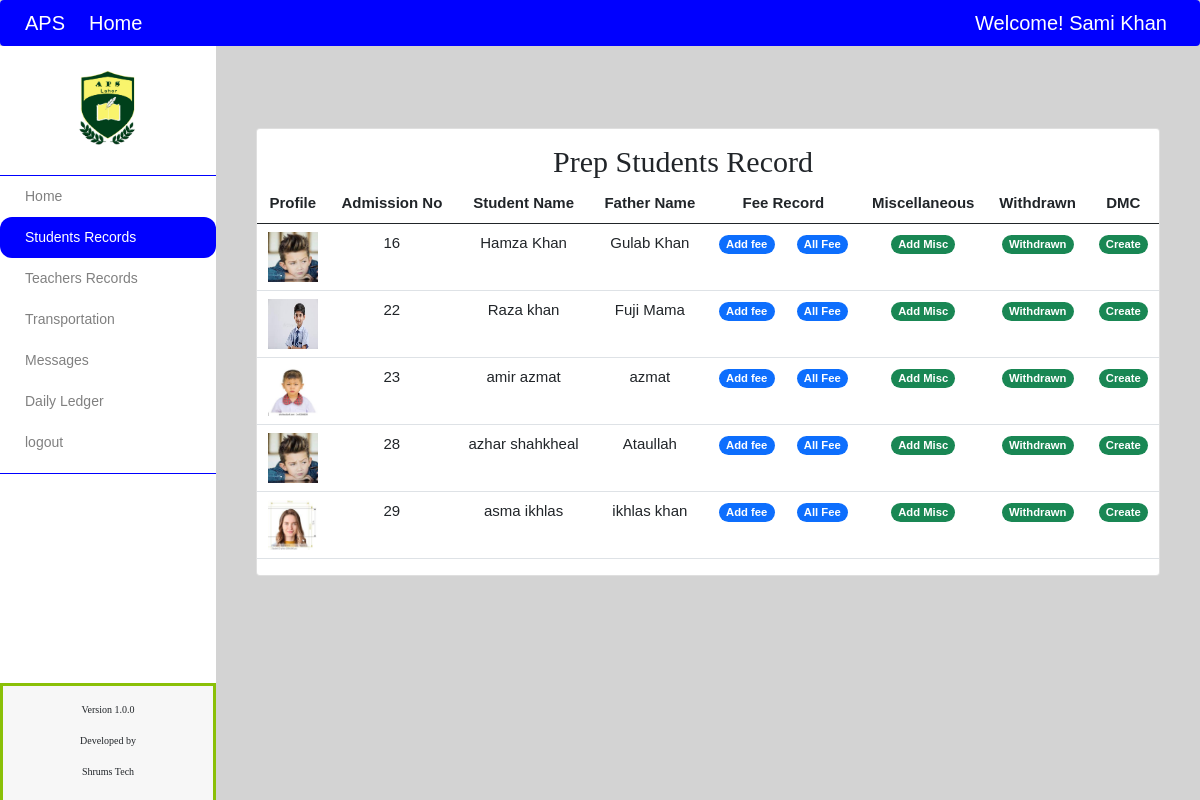
Screenshot of /all_student.php?class=Prep (signed in) with the database file from the repository.
### tables this page shows
CREATE TABLE `students` (
  `id` int(11) NOT NULL,
  `image` text NOT NULL,
  `first_name` text NOT NULL,
  `last_name` text NOT NULL,
  `father_name` text NOT NULL,
  `p_address` text NOT NULL,
  `m_address` text NOT NULL,
  `phone` text NOT NULL,
  `date_of_submission` date NOT NULL,
  `roll_no` text NOT NULL,
  `cnic` text NOT NULL,
  `class` text NOT NULL,
  `serial_no` text NOT NULL,
  `class_from_withdrawn` text NOT NULL,
  `date_of_withdrawn` date NOT NULL,
  `remarks` text NOT NULL,
  `date_of_birth` date NOT NULL,
  `father_occupation` text NOT NULL,
  `father_qualification` text NOT NULL,
  `mother_occupation` text NOT NULL,
  `mother_qualification` text NOT NULL,
  `religion` text NOT NULL,
  `caste` text NOT NULL,
  `hobbies` text NOT NULL,
  `sibling` text NOT NULL,
  `test_report` text NOT NULL,
  `admission_no` text NOT NULL
);

### all_student.php (the view, shortened to what this page needs)
<?php
include('cruds/insert.php');
$class=$_GET['class'];
$null="";
$all_stuents = mysqli_query($con,"SELECT * from students WHERE `class`= '$class'  and `class_from_withdrawn`='$null' order by id ");
?>
<!DOCTYPE html>
<html lang="en">
<head>
</head>
<body>
<?php
include('include/header.php');
?>
<nav
		class="navbar navbar-expand-lg navbar-dark custom-bg container-fluid navbar-toggler sticky-top">
		<div class="container-fluid">
			<a class="navbar-brand" href="index.php">APS</a>
			<div class="collapse navbar-collapse" id="navbarSupportedContent">
				<ul class="navbar-nav me-auto mb-2 mb-lg-0">
					<li class="nav-item"><a class="nav-link active"
						aria-current="page" href="index.php">Home</a></li>
				</ul>
				<ul class="navbar-nav text-right">
					<li class="nav-item"><a class="nav-link active"
						aria-current="page" href="#!">Welcome! <span
							><?php $firstname= $_SESSION['firstname']; $lastname=$_SESSION['lastname']; echo $firstname.' '.$lastname?></span></a></li>
				</ul>
			</div>
		</div>
	</nav>
	<div class="sidebar">
		<div class="text-center">
			<img class="logo" src="images/logo.png" alt="logo" />
		</div>
		<div class="main" id="main">
			<a href="index.php" class="item">Home</a>
            <a href="student_record.php" class="item item-select" >Students Records</a>
            <a href="teacher_record.php" class="item" >Teachers Records</a>
            <a href="transport_home.php" class="item " >Transportation</a>
			<a href="message_category.php" class="item " >Messages</a>
			<a href="daily_ledger.php" class="item " >Daily Ledger</a>
            <a class="nav-link active " aria-current="page" href="logout.php">logout</a>
		</div>
		<div class="card-footer text-center update fixed footer"
			style="position: absolute; bottom: 0px;">
			<p class="mt-2">Version 1.0.0</p>
			<p>Developed by</p>
			<p>Shrums Tech </p>
		</div>
	</div>
	<div class="content card-body">
		<div>
        <div class="container text-center "
			style="font-size: 15px; margin-bottom: 50px;">
			<div  class="alert" role="alert">
			</div>
			<card class="card">
			<table class="table rTable caption-top">
				<theader colspan="10"
					style="margin-top:10px;margin-right:50px; font-size:30px;font-family:bold;"
					><?php echo $class.' '; ?>Students
				Record</theader>
				<thead>
					<tr>
                        <th scope="col">Profile</th>
						<th scope="col">Admission No</th>
						<th scope="col">Student Name</th>
						<th scope="col">Father Name</th>
						<th scope="col" colspan="2">Fee Record</th>
                        <th scope="col">Miscellaneous</th>
                        <th scope="col">Withdrawn</th>
						<th scope="col">DMC</th>
					</tr>
				</thead>
				<tbody>
                <?php while($row = mysqli_fetch_array($all_stuents)) {?>
					<tr >
                        <td ><?php if($row['image']!=null){?>
							<img style="width: 50px; height: 50px;" src="images/student Images/<?php echo $row['image'];?>" alt="">
							<?php }else{?>
								<img style="width: 50px; height: 50px;" src="images/student.png" alt="">
								<?php }; ?></td>
						<td ><?php echo $row['admission_no'];?></td>
						<td ><?php echo $row['first_name'].' '.$row['last_name'];?></td>
						<td ><?php echo $row['father_name'];?></td>
						<td > <a href=""	data-bs-toggle="modal" data-bs-target="#addFee"
                        class="badge bg-primary rounded-pill" onclick="addFee('<?php echo $row['admission_no'];?>','<?php echo $row['id'];?>','<?php echo $row['first_name'].' '.$row['last_name'];?>')" style="text-decoration:none;" >Add fee</a></td>
                        <td > <a href="fee_record.php?id=<?php  echo $row['id'];?>"
                        class="badge bg-primary rounded-pill"  style="text-decoration:none;" >All Fee</a></td>
                        <td ><a	href="" data-bs-toggle="modal" data-bs-target="#misce"
                        class="badge bg-success rounded-pill" onclick="addMisc('<?php echo $row['admission_no'];?>','<?php echo $row['id'];?>','<?php echo $row['first_name'].' '.$row['last_name'];?>')" style="text-decoration:none;" >Add Misc</a></td>
                        <td ><a href=""	data-bs-toggle="modal" data-bs-target="#withdrawn"
                        class="badge bg-success rounded-pill" onclick="withdrawn('<?php echo $row['admission_no'];?>','<?php echo $row['id'];?>','<?php echo $row['first_name'].' '.$row['last_name'];?>')" style="text-decoration:none;" >Withdrawn</a></td>
						<td ><a href="dmc_record.php?admission_no=<?php echo $row['admission_no'];?>&id=<?php echo $row['id'];?>&name=<?php echo $row['first_name'].' '.$row['last_name'];?>&class=<?php echo $row['class'];?>"
                        class="badge bg-success rounded-pill" onclick="createDMC('<?php echo $row['admission_no'];?>','<?php echo $row['id'];?>','<?php echo $row['first_name'].' '.$row['last_name'];?>')" style="text-decoration:none;" >Create</a></td>
					</tr>
                    <?php };?>
				</tbody>
			</table>
        </div>
	</div>
</body>
</html>

### css/style.css (style rules this page uses)
body { background-color: lightgray !important; }
.custom-bg { background-color: blue !important; }
.sidebar { width: 18%; background: white; height: 95%; position: fixed; padding-top: 25px; overflow: scroll; overflow-y: scroll; overflow-x: hidden; }
.sidebar a { display: block; width: 100%; padding: 10px 25px; text-decoration: none; color: gray; }
.item-select { background: blue; color: white!important; border-radius: 12px; }
.sidebar .logo { width: 35%; height: 35%; margin-bottom: 20px; }
.content { margin-left: 19%; margin-right: 1%; }
.update { margin-top: 10px; font-family: italic; font-size: 10px; }
.footer { position: relative; bottom: 0; width: 100%; border: 3px solid #8AC007; }
body { font-family: Verdana, Geneva, sans-serif; font-size: 14px; background: #f2f2f2; }

### rows the page displays
students: image (picture), admission_no "16", first_name "Hamza", last_name "Khan", father_name "Gulab Khan"
students: image (picture), admission_no "22", first_name "Raza", last_name "khan", father_name "Fuji Mama"
students: image (picture), admission_no "23", first_name "amir", last_name "azmat", father_name "azmat"
students: image (picture), admission_no "28", first_name "azhar", last_name "shahkheal", father_name "Ataullah"
students: image (picture), admission_no "29", first_name "asma", last_name "ikhlas", father_name "ikhlas khan"

### other values shown
$firstname "Sami"
$lastname "Khan"
$class "Prep"
